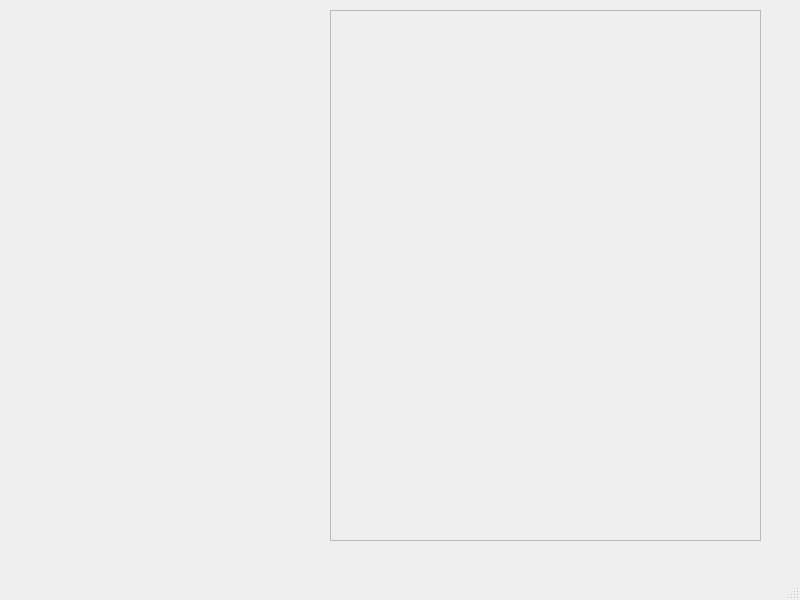
<?xml version="1.0" encoding="UTF-8"?>
<ui version="4.0">
 <class>MainWindow</class>
 <widget class="QMainWindow" name="MainWindow">
  <property name="geometry">
   <rect>
    <x>0</x>
    <y>0</y>
    <width>800</width>
    <height>600</height>
   </rect>
  </property>
  <property name="windowTitle">
   <string>MainWindow</string>
  </property>
  <widget class="QWidget" name="centralwidget">
   <widget class="QFrame" name="frame">
    <property name="geometry">
     <rect>
      <x>330</x>
      <y>10</y>
      <width>431</width>
      <height>531</height>
     </rect>
    </property>
    <property name="frameShape">
     <enum>QFrame::StyledPanel</enum>
    </property>
    <property name="frameShadow">
     <enum>QFrame::Raised</enum>
    </property>
   </widget>
  </widget>
  <widget class="QMenuBar" name="menubar">
   <property name="geometry">
    <rect>
     <x>0</x>
     <y>0</y>
     <width>800</width>
     <height>23</height>
    </rect>
   </property>
  </widget>
  <widget class="QStatusBar" name="statusbar"/>
 </widget>
 <resources/>
 <connections/>
</ui>
